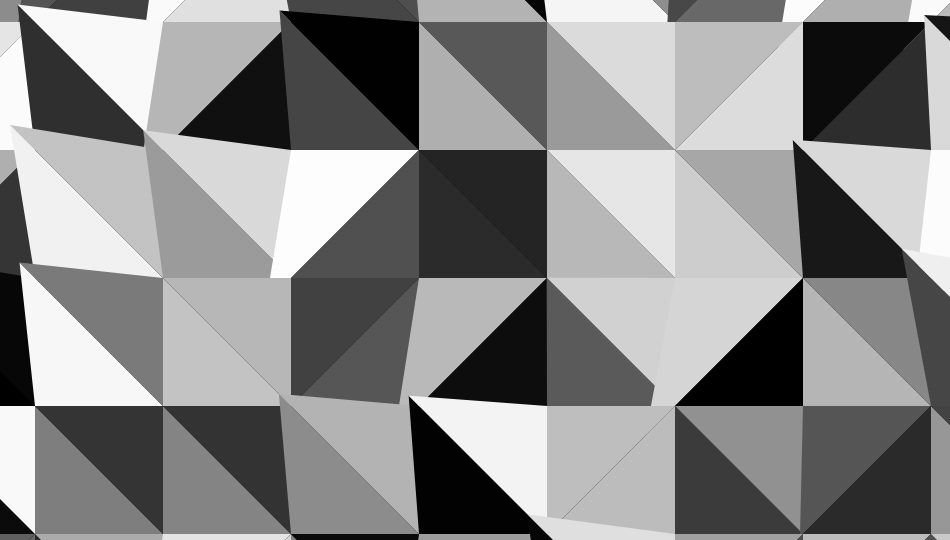
Frame 1 (no input)
Frame 60 (the mouse pressed at the canvas centre just before this capture): identical to frame 1, image omitted
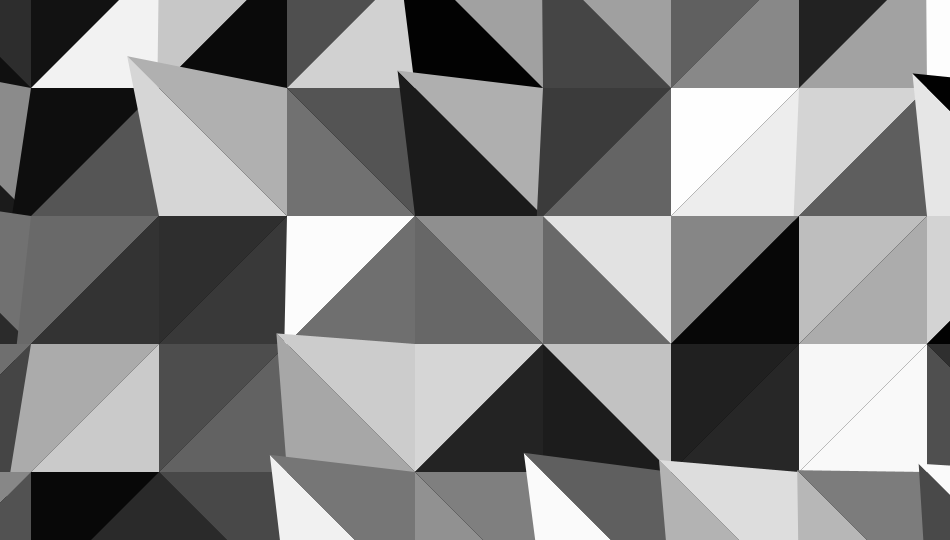
Frame 120 (the mouse held since frame 60 and released just before this capture)

The Processing sketch that drew these frames (run headless with seeded random() and noise(); from frame 60 on, the mouse is pressed at the canvas centre):

// Processing sketch: TriangleMix
// ── TriangleMix.pde
PGraphics pg;

void setup() {
  size(950, 540);
  pg = createGraphics(width, height, JAVA2D);
}

void draw() {
  randomSeed(mouseX);
  buildMap(pg, 255, 128);
  image(pg, 0, 0);
}

boolean b() {
  return random(2) > 1;
}

int randomExclusive(int n) {
  return int(min(random(n), n - 1));
}

void buildMap(PGraphics pg, int levels, int side) {
  pg.beginDraw();
  pg.noSmooth();
  pg.noStroke();
  pg.background(0);
  int ox = int(-random(side)), oy = int(-random(side));
  int py = oy, y = oy;
  while(py < height) {
    int px = ox, x = ox;
    y += side;
    while(px < width) {
      px = x;
      x += side;
      float off = b() ? 0 : random(side / 4);
      if(b()) {
        pg.fill(randomExclusive(levels));
        pg.triangle(px, py, px - off, y + off, x, py);
        pg.fill(randomExclusive(levels));
        pg.triangle(x, py, x, y, px - off, y + off);
      } else {
        pg.fill(randomExclusive(levels));
        pg.triangle(px - off, py - off, px, y, x, y);
        pg.fill(randomExclusive(levels));
        pg.triangle(x, py, x, y, px - off, py - off);
      }
    }
    py = y;
  }
  pg.endDraw();
}
